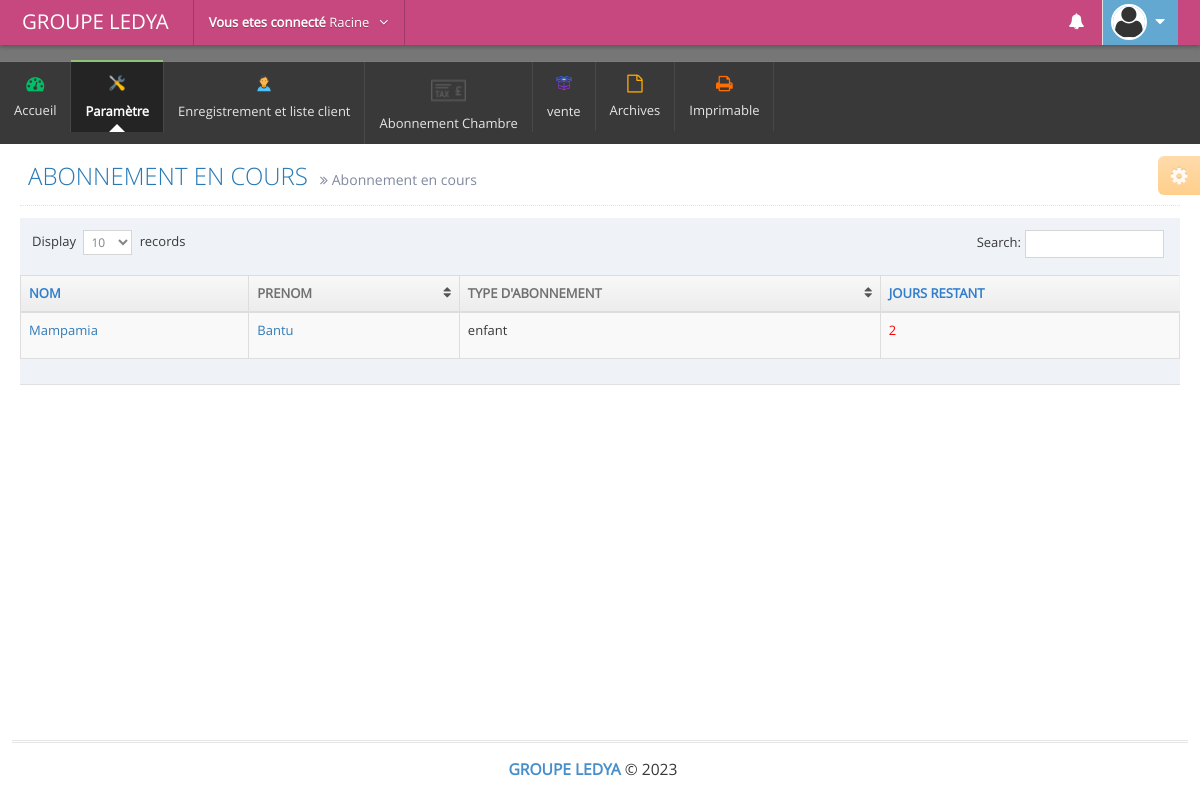
Page /admin/abonnement_encours.php (signed in) on the committed database.
### tables this page shows
CREATE TABLE IF NOT EXISTS `abonnement` (
  `id` int(11) NOT NULL AUTO_INCREMENT,
  `nom_client` text NOT NULL,
  `Date_de_naisance` text NOT NULL,
  `sexe` text NOT NULL,
  `telephone` text NOT NULL,
  `adresse` text NOT NULL,
  `taille` float NOT NULL,
  `poids` text NOT NULL,
  `code_client` text NOT NULL,
  `prenom` text NOT NULL,
  `Objectif` text NOT NULL,
  `Antecedents` text NOT NULL,
  `date_enregistrement` text NOT NULL,
  `etat` int(11) NOT NULL,
  `libelle` text NOT NULL,
  `prix` text NOT NULL,
  `nmbr_jr` text NOT NULL,
  PRIMARY KEY (`id`)
);

### admin/abonnement_encours.php (the view, shortened to what this page needs)
            <?php include('includes/link.php'); ?>
            <?php include('includes/hea.php'); ?>
            <?php include'db/connectbdd.php';?>
            <div class="main-content">
                <div class="main-content-inner">
                    <div class="page-content">
                        <div class="ace-settings-container" id="ace-settings-container">
                            <div class="btn btn-app btn-xs btn-warning ace-settings-btn" id="ace-settings-btn">
                                <i class="ace-icon fa fa-cog bigger-130"></i>
                            </div>
       </div>
       <div class="page-header">
        <h1>
          ABONNEMENT EN COURS
          <small>
            <i class="ace-icon fa fa-angle-double-right"></i>
            Abonnement en cours
        </small>
    </h1>
</div>
<div class="row">
   <div class="col-xs-12">
     <table id="dynamic-table" class="table table-striped table-bordered table-hover">
                           <thead>
                            <tr> <th>NOM</th>
                                 <th>PRENOM</th>
                                 <th>TYPE D'ABONNEMENT</th>
                                 <th>JOURS RESTANT</th>
                        </tr>
                    </thead>
                <tbody><?php
                   $requete2 = mysqli_query($connection,"SELECT * FROM abonnement WHERE etat=1 AND nmbr_jr >=1 ORDER by id DESC");
                   while ($garde = mysqli_fetch_assoc($requete2)) {  ?>
                     <tr>
                         <td><a href="#"><?php echo $garde['nom_client'] ?></a></td>
   <td><a href="#"><?php echo $garde['prenom'] ?></a></td>
   <td><?php echo $garde['libelle']; ?></td>
                        <td>
                            <?php if ($garde['nmbr_jr']<=4) { ?>
                                <p style=" color: red; "><?php echo $garde['nmbr_jr']; ?></p>
                            <?php }else{
                                echo $garde['nmbr_jr'];
                            } ?>
                        </td>
                           </div>
                           <?php }
                           ?>
</div>
</div>
</div>
</div>
<?php include('includes/ft.php'); ?>
</body>
</html>

### rows in the picture
abonnement: nom_client "Mampamia", prenom "Bantu", libelle "enfant", nmbr_jr "2"

### other values in the picture
$username "Racine"
